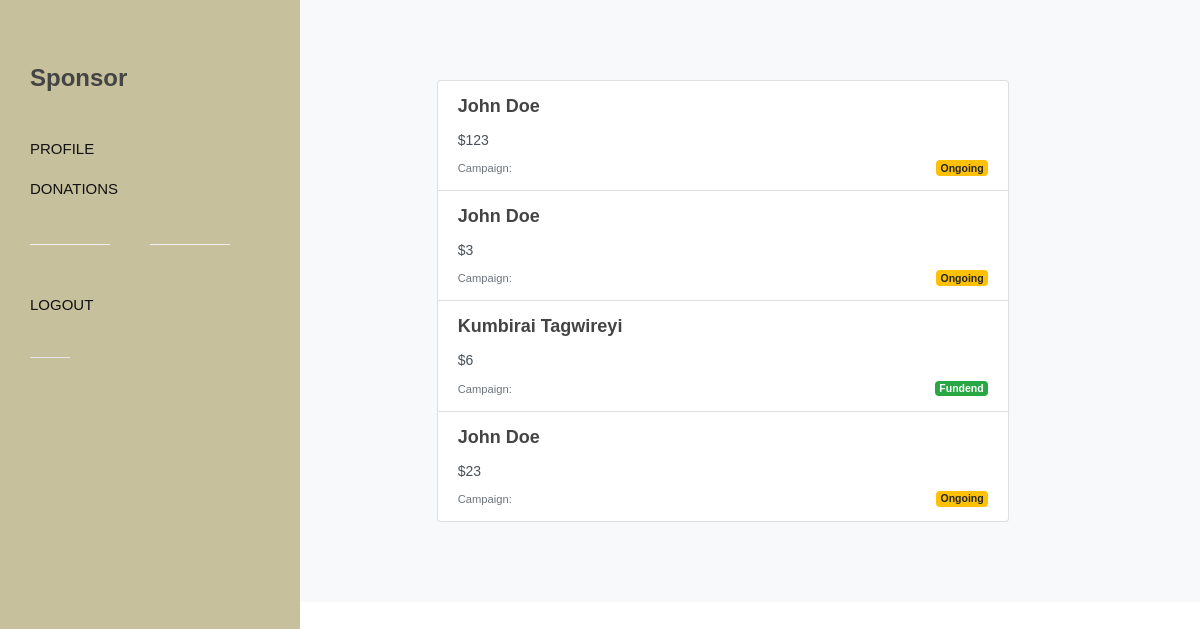
/donations (signed in), run on the app's committed database.
### donate/models.py (models this page shows)
class Fund(models.Model):
    amount = models.IntegerField()
    sponsor = models.ForeignKey(Sponsor, related_name="funds", on_delete=models.CASCADE)
    student = models.ForeignKey(Student, related_name="funds", on_delete=models.CASCADE)
    created = models.DateTimeField(auto_now_add = True )
    updated = models.DateTimeField(auto_now = True)

class Student(models.Model):
    first_name = models.CharField(max_length=100)
    last_name = models.CharField(max_length=100)
    user = models.OneToOneField(User, related_name="student", on_delete=models.CASCADE)
    image = models.ImageField(null=True, blank=True, editable=True, upload_to="images/")
    dob = models.DateField(blank=True, null=True)
    phone = models.CharField(blank=True, max_length=15)
    email = models.EmailField(max_length=100, blank=True, null=True)
    address = models.CharField(max_length=200, blank=True, null=True)
    city = models.CharField(max_length=100, blank=True, null=True)
    country = models.CharField(max_length=100, blank=True)
    gender = models.IntegerField(blank=True, null=True)
    feesav = models.IntegerField(blank=True, null=True)
    dhav = models.IntegerField(blank=True, null=True)
    health = models.IntegerField( blank=True, null=True)
    residence = models.IntegerField(blank=True, null=True)
    age = models.IntegerField(blank=True, null=True)
    fees = models.IntegerField(default=0)
    crowdfund = models.IntegerField(default=0)
    progress = models.IntegerField(default=0)
    fees_due = models.DateField(blank=True, null=True)
    school = models.CharField(blank=True, null=True, max_length=200)
    program = models.CharField(blank=True, null=True, max_length=100)
    about = models.CharField(blank=True, null=True, max_length=500)
    forest = models.CharField(default='Not Worthy', max_length=50)
    approval = models.CharField(max_length=50, default="Pending")
    confidence = models.FloatField(blank=True, null=True)
    created = models.DateTimeField(auto_now_add = True )
    updated = models.DateTimeField(auto_now = True)

### donate/views.py (the view)
# urls.py: path('donations', views.donations, name='donations'),
@permission_required('donate.sponsor', login_url='donate:sponsor-login')
def donations(request):
    sponsor = Sponsor.objects.get(user = request.user)
    donations = Fund.objects.filter(sponsor = sponsor)
    return render(request, 'donate/donations.html', {'donations':donations})

### donate/templates/donate/donations.html (shortened to what this page needs)
{% extends 'donate/side.html' %}
{% block logo %}<h3>Sponsor</h3>{% endblock %}
{% block nav %}
<li><a href="{% url 'donate:sponsor' %}"><div>Profile</div></a></li>
<li><a href="{% url 'donate:donations' %}"><div>Donations</div></a></li>
<div class="divider divider-center"><a  data-scrollto="#header"><i class="icon-settings"></i></a></div>
<li><a href="{% url 'donate:sponsor-logout' %}"><div>Logout</div></a></li>
{% endblock %}
{% block body %}
		<section id="content">
			<div class="content-wrap bg-light">
				<div class="container">
					<div class="row justify-content-center">
						<div class="col-lg-10 col-md-10">
                            <div class="right-margin list-group">
                                {% for donation in donations %}
                                <a href="" class="leftmargin rightmargin list-group-item list-group-item-action flex-column align-items-end col-10">
                                    <div class="d-flex w-100 justify-content-between">
                                        <h4 class="mb-2">{{donation.student.first_name}} {{donation.student.last_name}}</h4>
                                    </div>
                                    <p class="mb-1">${{donation.amount}}</p>
                                    <small class="text-muted">Campaign: </small>
                                        {% if donation.student.crowdfund >= donation.student.fees %}
                                        <span class="badge badge-secondary float-right badge-success" style="margin-top: 3px;">Fundend</span>
                                        {% else %}
                                        <span class="badge badge-secondary float-right badge-warning" style="margin-top: 3px;">Ongoing</span>
                                        {% endif %}
                                </a>
                                {% endfor %}
                            </div>
						</div>
					</div>
				</div>
			</div>
		</section>
{% endblock %}

### donate/static/donate/theme/nonprofit.css (style rules this page uses)
:root { --themecolor: #C6C09C; --themecolorrgb: 198,192,156; --header-height: 70px; --sticky-header-height: 70px; }
@media (min-width: 992px) { #primary-menu ul > li > a { padding-top: 24px; padding-bottom: 24px; padding-top: calc(( var(--header-height) - 22px ) / 2); padding-bottom: calc(( var(--header-height) - 22px ) / 2); font-weight: 500 !important; text-transform: none; letter-spacing: 0; font-size: 15px; transition: color .3s ease; color: #111 !important; } }
@media (min-width: 992px) { #primary-menu ul li > a > div:after { opacity: 0; content: ''; position: absolute; background-image: url('images/border.svg'); background-repeat: no-repeat; background-position: center center; top: 50%; left: 50%; margin-top: 14px; width: 60%; height: 10px; background-size: 100% 10px; transform: translate( -50%, -50% ); -webkit-transition: opacity .2s linear; -o-transition: opacity .2s linear; transition: opacity .2s linear; } }

### data on the page
Fund: student.first_name "John", student.last_name "Doe", amount "123", shows "Ongoing"
Fund: student.first_name "John", student.last_name "Doe", amount "3", shows "Ongoing"
Fund: student.first_name "Kumbirai", student.last_name "Tagwireyi", amount "6", shows "Fundend"
Fund: student.first_name "John", student.last_name "Doe", amount "23", shows "Ongoing"
